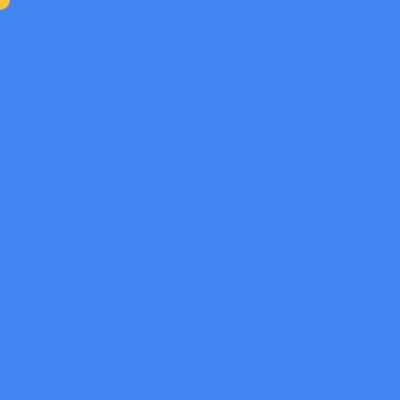
Frame 1 (no input)
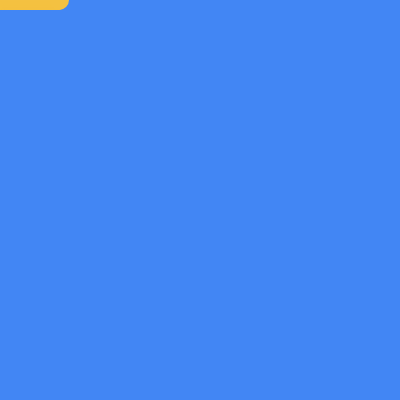
Frame 60 (no input)
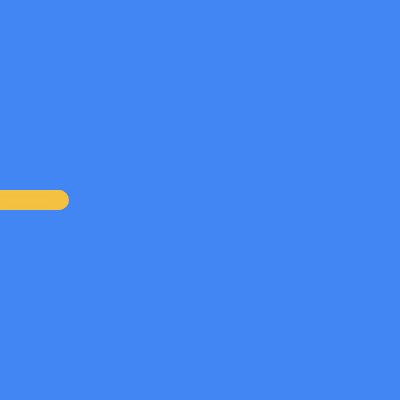
Frame 120 (the mouse pressed at the canvas centre since frame 60)

The p5.js sketch that drew these frames (run headless with seeded random() and noise() and a simulated clock; from frame 60 on, the mouse is pressed at the canvas centre):

// p5.js sketch
// ── sketch.js
var circleX = 0;

function setup() {
    createCanvas(400, 400);
    background(66, 134, 244);
}

function draw() {
    noStroke();
    fill(244, 193, 65);
    ellipse(circleX, mouseY, 20, 20);
    
    circleX = circleX +1;    
}

function mousePressed() {
    background(66, 134, 244);
    
    circleX = 0; 

}
